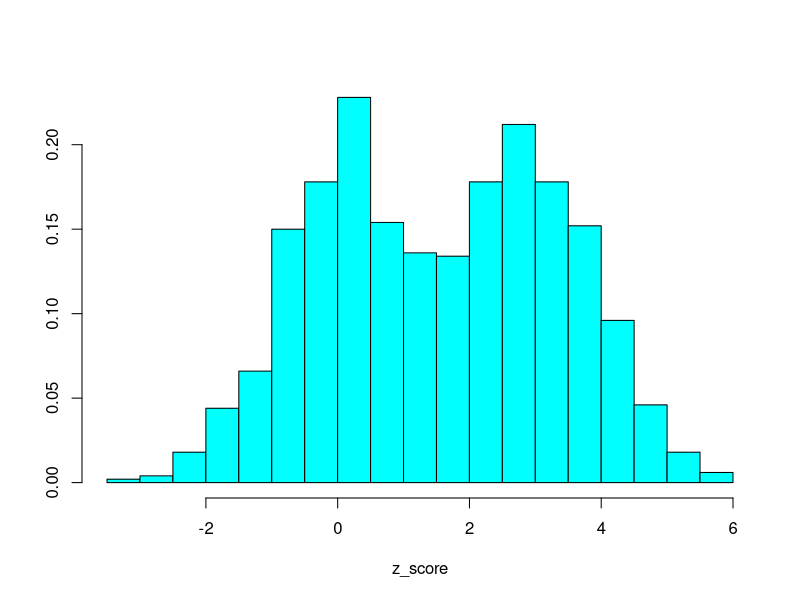
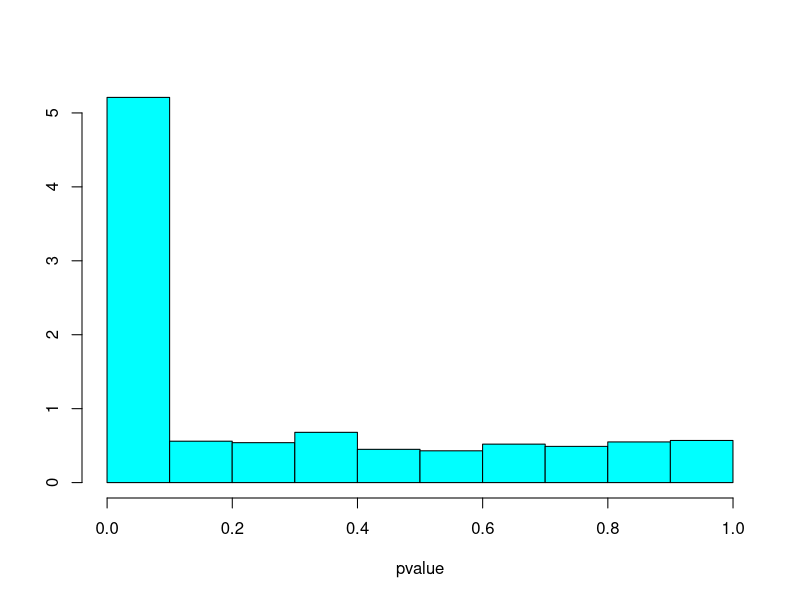
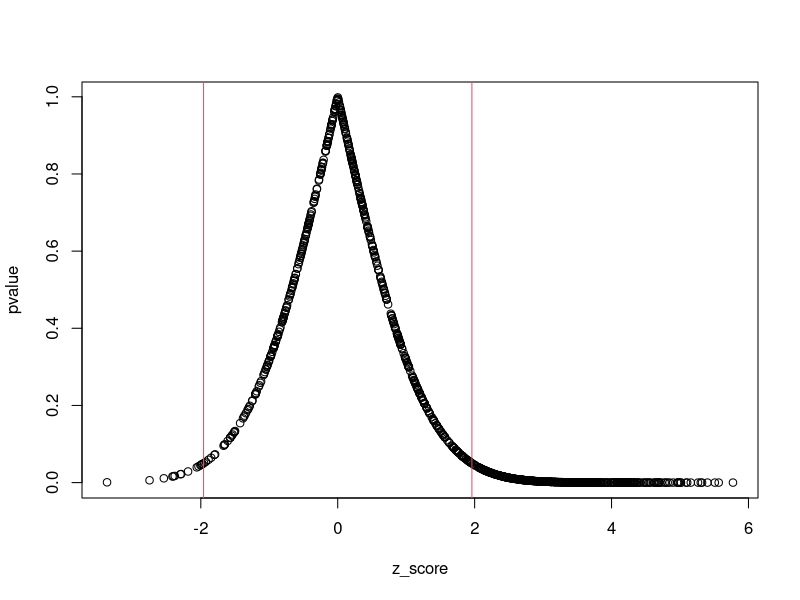
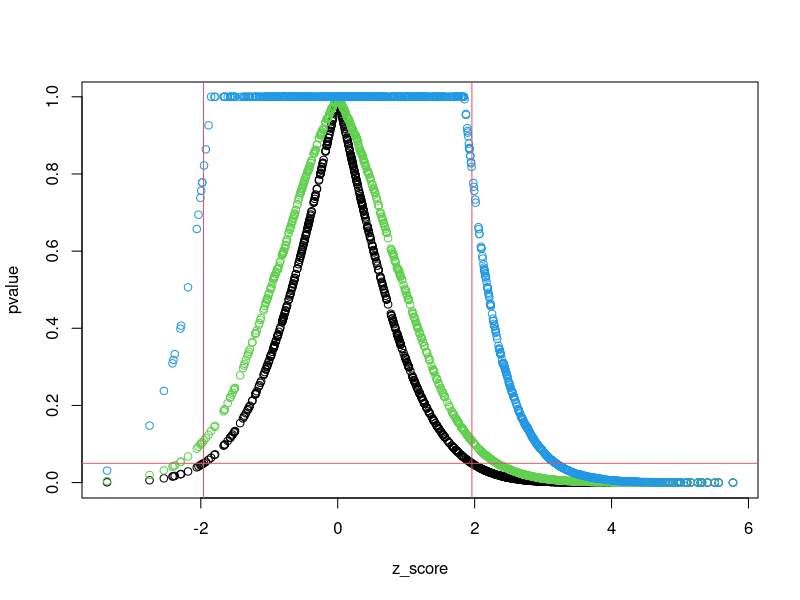
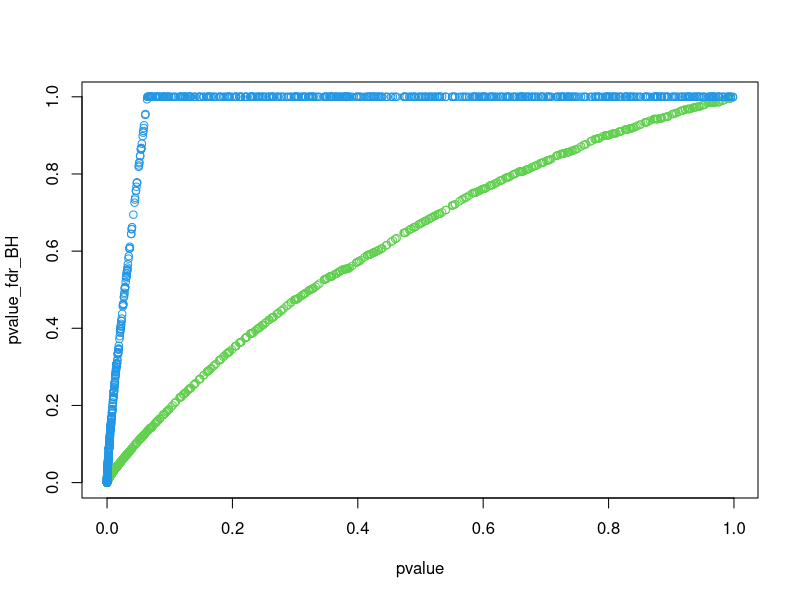

The R script that drew these images, in order:
## R_Demo_Model_Evaluation_false_discovery_rate.R
##########################################################################
## INSTRUCTOR: Christopher Fariss
## COURSE NAME: Advanced Methods for Social Media and Textual Data (2F)
## University of Essex Summer School 2021
##
## Date: 2021-07-24
##
## Please e-mail me if you find any errors or have and suggestions
## e-mail: cjf0006@gmail.com
## e-mail: cjfariss@umich.edu
##########################################################################
## Introduction to tutorial:
##
## False Discovery Rate:
## the expected proportion of false discoveries among the rejected hypotheses
##
## Use this tool when you have many more columns of data than rows of data
##
## Penalize the calculated p_values.
## There are many possible corrections, many of which are available in R.
## The simplest criterion is to simply increase the threshold (decrease the p-value size) at which the researcher reports evidence of non-zero relationship.
##
## In general, these tools are designed to reduce the rate of false positives with respect to the hypothesis test under consideration.
## In other words, the methods penalize the standard p-value to reduce false discovery rate which is when we incorrectly reject the null hypothesis that there is no real effect.
## This means we pay a cost of more type II errors (false negatives) in an effort to reduce the rate of type I error (false positives).
##
## When the number of observations we have is limited, these corrections are useful to consider.
## In cases of large-scale datasets, consider using an out of sample testing procedure to reduce the false discovery rate.
##
## See for many other options see the R documentation here http://www.strimmerlab.org/notes/fdr.html
##
## As we discussed with the definitions of precision, recall, and accuracy, there is no strict advice on which p-value adjustment to use.
##
## Depending on the substantive goal of the modeling effort, the researcher may wish to minimize false positives or false negatives (identify all potential units that are of some class for further analysis).
##
## In an exploratory study, the researcher may wish to describe all potentially significant relationships as a starting point for additional research.
##
## If there are potential costs associated with the study, in particular for vulnerable populations, then considering a stricter criterion for reporting a statistically significant finding may be advisable.
##
## Keep in mind though, that not passing a threshold for statistically significant and thus rejecting a null hypothesis is distinct from estimating the precision of a null effect.
##
## Usually, these corrections are for large-scale hypothesis testing: i.e., 100s or 1000s of tests. If you had 100s of tests and only a handful produced a significant result, we would want to use a correction to rule out false positives.
## On the other hand, 100s of tests in which nearly all produce a significant test statistic probably may provide the researcher with a lot of confidence that the modelled relationships are capturing a true substantive relationship.
##
## There are several methods of correction available in R. Bonferroni is the most conservative but not too bad in scenarios with a small number of tests. The penalty to the p-value increases as the number of tests increases.
##
##########################################################################

library(MASS)

## generate random variable to use as Z-score
n <- 1000
z_score <- rnorm(n, mean = c(rep(0, n/2), rep(3, n/2)))
truehist(z_score)

## transform Z-score into p-value
pvalue <- 2*pnorm(-abs(z_score))
truehist(pvalue)
plot(z_score, pvalue)
abline(v=1.96, col=2)
abline(v=-1.96, col=2)


## adjust for potential false discoveries using the BH (Benjamini & Hochberg) adjustment
pvalue_fdr_BH <- p.adjust(pvalue, method="BH")

## adjust for potential false discoveries using the BY (Benjamini-Yekutieli) adjustment
pvalue_fdr_BY <- p.adjust(pvalue, method="BY")

## plot adjusted p_value by original p_value
plot(z_score, pvalue)
points(z_score, pvalue_fdr_BH, col=3)
points(z_score, pvalue_fdr_BY, col=4)
abline(v=1.96, col=2)
abline(v=-1.96, col=2)
abline(h=.05, col=2)

## plot adjusted p_value by original p_value
plot(pvalue, pvalue_fdr_BH, col=3)
points(pvalue, pvalue_fdr_BY, col=4)


## if you are curious: calculate the BY adjustment in base R use the code below (this is modified from code out of the p.adjust function in R)
index <- length(pvalue):1
o <- order(pvalue, decreasing = TRUE)
ro <- order(o)
q <- sum(1/(1:n))
pvalue_adjusted <- pmin(1, cummin(q * length(pvalue)/index * pvalue[o]))[ro]


## Evaluate the p-value corrections given a vecor of p-values
temp_list <- list()
for(i in 1:7){
  pvalues <- c(.01,.025, .05)
  pvalue_method <- c("holm", "hochberg", "hommel", "bonferroni", "BH", "BY", "fdr")
  adj_pvalue <- p.adjust(pvalues, method=pvalue_method[i])
  temp_list[[i]] <- data.frame(pvalue_method=pvalue_method[i], pvalues, adj_pvalue)
}
do.call("rbind", temp_list)
